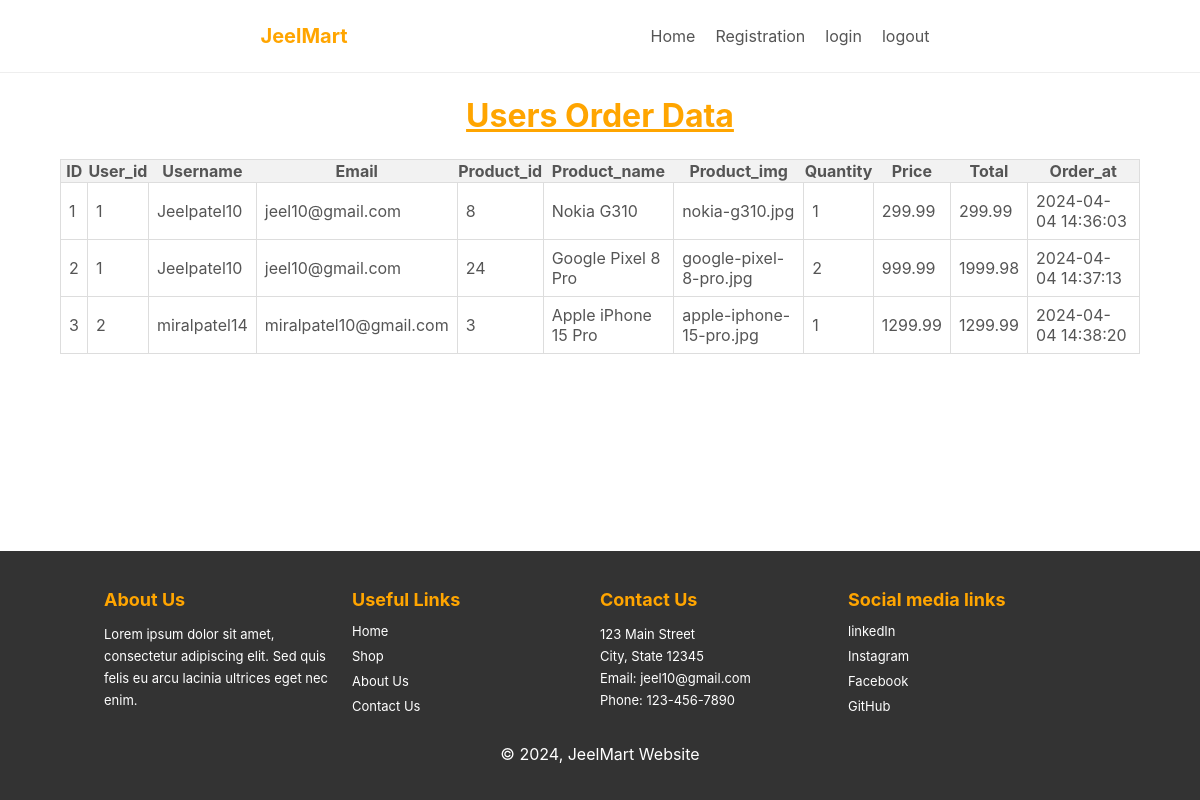
Screenshot of /admin_manage_orders.php with the database file from the repository.
### tables this page shows
CREATE TABLE `orderplace` (
  `id` int(11) NOT NULL,
  `user_id` int(11) DEFAULT NULL,
  `username` varchar(255) DEFAULT NULL,
  `email` varchar(255) DEFAULT NULL,
  `product_id` int(11) DEFAULT NULL,
  `product_name` varchar(255) DEFAULT NULL,
  `product_img` varchar(255) DEFAULT NULL,
  `quantity` int(11) DEFAULT NULL,
  `price` decimal(10,2) DEFAULT NULL,
  `total` decimal(10,2) DEFAULT NULL,
  `created_at` timestamp NOT NULL DEFAULT current_timestamp()
);

### admin_manage_orders.php (the view, shortened to what this page needs)
<?php
$servername = '172.104.166.158';
$usernameDB = 'training_jeelp';
$passwordDB = 'ms9PxuU3eGz5RbjP';
$database   = 'training_jeelp';
$conn = new mysqli( $servername, $usernameDB, $passwordDB, $database );
$sql    = 'SELECT * FROM orderplace';
$result = $conn->query( $sql );
?>
<?php require 'admin_functions.php'; ?>
<?php echo template_header( 'admin_manage_orders' ); ?>
<main class="manageOrder_container">
	<h1 class="manageOrder_container-heading">Users Order Data</h1>
	<table>
		<tr>
			<th>ID</th>
			<th>User_id</th>
			<th>Username</th>
			<th>Email</th>
			<th>Product_id</th>
			<th>Product_name</th>
			<th>Product_img</th>
			<th>Quantity</th>
			<th>Price</th>
			<th>Total</th>
			<th>Order_at</th>
		</tr>
		<?php
		if ( $result->num_rows > 0 ) {
			while ( $row = $result->fetch_assoc() ) {
				echo '<tr>';
				echo '<td>' . $row['id'] . '</td>';
				echo '<td>' . $row['user_id'] . '</td>';
				echo '<td>' . $row['username'] . '</td>';
				echo '<td>' . $row['email'] . '</td>';
				echo '<td>' . $row['product_id'] . '</td>';
				echo '<td>' . $row['product_name'] . '</td>';
				echo '<td>' . $row['product_img'] . '</td>';
				echo '<td>' . $row['quantity'] . '</td>';
				echo '<td>' . $row['price'] . '</td>';
				echo '<td>' . $row['total'] . '</td>';
				echo '<td>' . $row['created_at'] . '</td>';
				echo '</tr>';
			}
		} else {
			echo "<tr><td colspan='5'>0 results</td></tr>";
		}
		?>
	</table>
</main>
<?php echo template_footer(); ?>

### style.css (style rules this page uses)
* { box-sizing: border-box; font-family: -apple-system, BlinkMacSystemFont, "segoe ui", roboto, oxygen, ubuntu, cantarell, "fira sans", "droid sans", "helvetica neue", Arial, sans-serif; font-size: 16px; -webkit-font-smoothing: antialiased; -moz-osx-font-smoothing: grayscale; }
html { height: 100%; }
body { position: relative; height: 100%; color: #555555; background-color: #FFFFFF; margin: 0; display: flex; flex-direction: column; }
h1, h2, h3, h4, h5 { color: #ffa500; }
main { flex: 1; }
.manageUser_container-heading, .manageProduct_container-heading, .manageOrder_container-heading { margin-top: 6rem ; text-align: center; font-size: 2rem; text-decoration: underline; }
.manageUser_container table, .manageProduct_container table, .manageOrder_container table { width: 90%; border-collapse: collapse; border: 1px solid #ddd; margin: 1.5rem auto; }
.manageUser_container th, .manageUser_container td, .manageOrder_container td { padding: 8px; text-align: left; border-bottom: 1px solid #ddd; }
.manageUser_container th, .manageProduct_container th, .manageOrder_container th { background-color: #f2f2f2; }
.manageProduct_container th, .manageProduct_container td, .manageOrder_container td { padding: 8px; text-align: left; border: 1px solid #ddd; }

### rows the page displays
orderplace: id "1", user "1", username "Jeelpatel10", email "jeel10@gmail.com", product "8", product_name "Nokia G310", product_img "nokia-g310.jpg", quantity "1", price "299.99", total "299.99", created_at "2024-04-04 14:36:03"
orderplace: id "2", user "1", username "Jeelpatel10", email "jeel10@gmail.com", product "24", product_name "Google Pixel 8 Pro", product_img "google-pixel-8-pro.jpg", quantity "2", price "999.99", total "1999.98", created_at "2024-04-04 14:37:13"
orderplace: id "3", user "2", username "miralpatel14", email "miralpatel10@gmail.com", product "3", product_name "Apple iPhone 15 Pro", product_img "apple-iphone-15-pro.jpg", quantity "1", price "1299.99", total "1299.99", created_at "2024-04-04 14:38:20"
